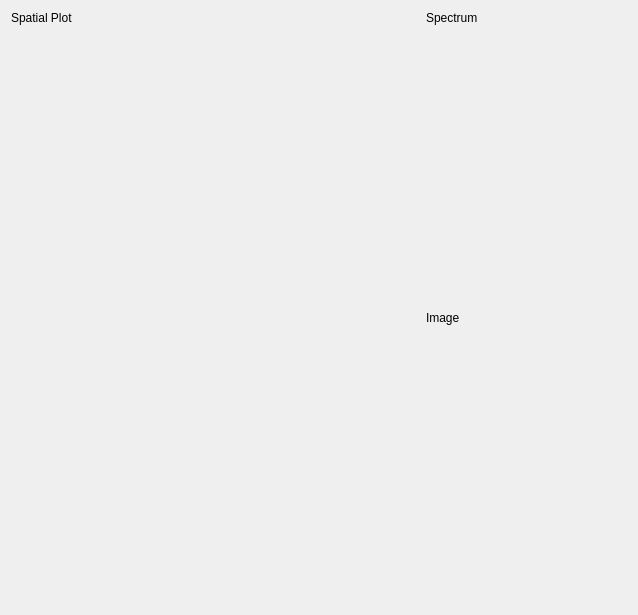
<?xml version="1.0" encoding="UTF-8"?>
<ui version="4.0">
 <class>ImportImage</class>
 <widget class="QWidget" name="ImportImage">
  <property name="geometry">
   <rect>
    <x>0</x>
    <y>0</y>
    <width>638</width>
    <height>615</height>
   </rect>
  </property>
  <property name="windowTitle">
   <string>Import Image</string>
  </property>
  <layout class="QGridLayout" name="gridLayout">
   <item row="0" column="0">
    <widget class="QLabel" name="label">
     <property name="sizePolicy">
      <sizepolicy hsizetype="Preferred" vsizetype="Minimum">
       <horstretch>0</horstretch>
       <verstretch>0</verstretch>
      </sizepolicy>
     </property>
     <property name="text">
      <string>Spatial Plot</string>
     </property>
    </widget>
   </item>
   <item row="0" column="2" rowspan="3">
    <layout class="QVBoxLayout" name="verticalLayout">
     <item>
      <widget class="QLabel" name="label_2">
       <property name="sizePolicy">
        <sizepolicy hsizetype="Preferred" vsizetype="Minimum">
         <horstretch>0</horstretch>
         <verstretch>0</verstretch>
        </sizepolicy>
       </property>
       <property name="text">
        <string>Spectrum</string>
       </property>
      </widget>
     </item>
     <item>
      <widget class="QWidget" name="spectrum_plot_widget" native="true">
       <property name="sizePolicy">
        <sizepolicy hsizetype="Preferred" vsizetype="Expanding">
         <horstretch>0</horstretch>
         <verstretch>0</verstretch>
        </sizepolicy>
       </property>
      </widget>
     </item>
     <item>
      <widget class="QLabel" name="label_3">
       <property name="sizePolicy">
        <sizepolicy hsizetype="Preferred" vsizetype="Minimum">
         <horstretch>0</horstretch>
         <verstretch>0</verstretch>
        </sizepolicy>
       </property>
       <property name="text">
        <string>Image</string>
       </property>
      </widget>
     </item>
     <item>
      <widget class="QWidget" name="image_widget" native="true">
       <property name="sizePolicy">
        <sizepolicy hsizetype="Preferred" vsizetype="Expanding">
         <horstretch>0</horstretch>
         <verstretch>0</verstretch>
        </sizepolicy>
       </property>
      </widget>
     </item>
    </layout>
   </item>
   <item row="1" column="0" colspan="2">
    <widget class="QWidget" name="spatial_plot_widget" native="true">
     <property name="sizePolicy">
      <sizepolicy hsizetype="Preferred" vsizetype="Expanding">
       <horstretch>0</horstretch>
       <verstretch>0</verstretch>
      </sizepolicy>
     </property>
     <property name="toolTip">
      <string>&lt;html&gt;&lt;head/&gt;&lt;body&gt;&lt;p&gt;Rotate the image until you see a single thin vertical spike&lt;/p&gt;&lt;/body&gt;&lt;/html&gt;</string>
     </property>
    </widget>
   </item>
   <item row="2" column="0" colspan="2">
    <widget class="QLabel" name="delta_label">
     <property name="text">
      <string/>
     </property>
    </widget>
   </item>
  </layout>
 </widget>
 <resources/>
 <connections/>
</ui>
